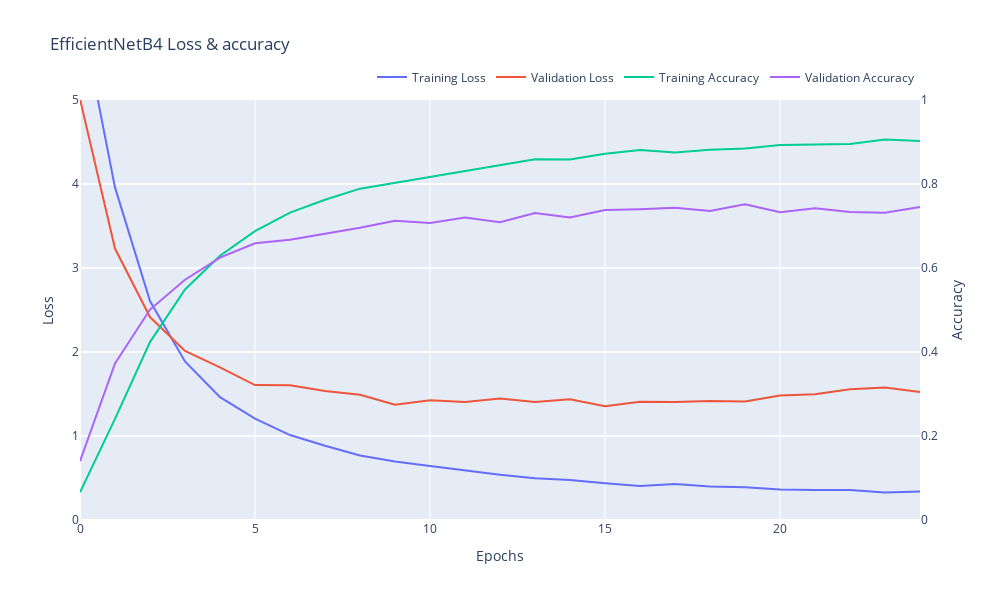

Notebook code for this chart:
### Code cell
import plotly.graph_objects as go
fig = go.Figure()
fig.add_trace(go.Scatter(x=history.epoch, y=history.history['loss'], name="Training Loss"))
fig.add_trace(go.Scatter(x=history.epoch, y=history.history['val_loss'], name="Validation Loss"))
# add accuracy on different y axis
fig.update_layout(yaxis2=dict(overlaying='y', side='right', range=[0, 1], title="Accuracy"))
fig.add_trace(go.Scatter(x=history.epoch, y=history.history['accuracy'], name="Training Accuracy", yaxis="y2"))
fig.add_trace(go.Scatter(x=history.epoch, y=history.history['val_accuracy'], name="Validation Accuracy", yaxis="y2"))
fig.update_layout(title="EfficientNetB4 Loss & accuracy",
                  legend=dict(
                        orientation="h",
                        yanchor="bottom",
                        y=1.02,
                        xanchor="right",
                        x=1
                        ),
                  yaxis=dict(range=[0, 5],title="Loss"),
                  xaxis=dict(title="Epochs")
                  )
fig.update_layout(width=1000, height=600)
fig.show()

### Figure 1 — Plotly figure (JSON) as saved in the notebook; plotly's stock layout.template omitted (floating-point values rounded to 4 significant figures)
{"data": [{"name": "Training Loss", "type": "scatter", "x": [0, 1, 2, 3, 4, 5, 6, 7, 8, 9, 10, 11, 12, 13, 14, 15, 16, 17, 18, 19, 20, 21, 22, 23, 24], "y": [6.085, 3.959, 2.606, 1.888, 1.463, 1.207, 1.011, 0.8832, 0.7683, 0.6962, 0.6432, 0.5872, 0.5376, 0.4971, 0.4776, 0.437, 0.4054, 0.4297, 0.3975, 0.391, 0.3642, 0.3585, 0.3581, 0.3287, 0.3378]}, {"name": "Validation Loss", "type": "scatter", "x": [0, 1, 2, 3, 4, 5, 6, 7, 8, 9, 10, 11, 12, 13, 14, 15, 16, 17, 18, 19, 20, 21, 22, 23, 24], "y": [5.011, 3.231, 2.416, 2.012, 1.817, 1.607, 1.603, 1.537, 1.491, 1.373, 1.426, 1.405, 1.445, 1.405, 1.437, 1.355, 1.409, 1.403, 1.415, 1.411, 1.482, 1.498, 1.556, 1.578, 1.523]}, {"name": "Training Accuracy", "type": "scatter", "x": [0, 1, 2, 3, 4, 5, 6, 7, 8, 9, 10, 11, 12, 13, 14, 15, 16, 17, 18, 19, 20, 21, 22, 23, 24], "y": [0.06594, 0.2408, 0.4236, 0.5488, 0.6292, 0.6876, 0.7318, 0.7623, 0.789, 0.8028, 0.8184, 0.8306, 0.8444, 0.8587, 0.8586, 0.8718, 0.8809, 0.8749, 0.8816, 0.8845, 0.8927, 0.8942, 0.8951, 0.906, 0.9027], "yaxis": "y2"}, {"name": "Validation Accuracy", "type": "scatter", "x": [0, 1, 2, 3, 4, 5, 6, 7, 8, 9, 10, 11, 12, 13, 14, 15, 16, 17, 18, 19, 20, 21, 22, 23, 24], "y": [0.14, 0.3729, 0.5011, 0.572, 0.6246, 0.6587, 0.667, 0.6811, 0.6958, 0.7124, 0.707, 0.7199, 0.7088, 0.7307, 0.7203, 0.7383, 0.7401, 0.7437, 0.7358, 0.752, 0.7329, 0.7423, 0.7336, 0.7318, 0.7451], "yaxis": "y2"}], "layout": {"height": 600, "legend": {"orientation": "h", "x": 1, "xanchor": "right", "y": 1.02, "yanchor": "bottom"}, "title": {"text": "EfficientNetB4 Loss & accuracy"}, "width": 1000, "xaxis": {"title": {"text": "Epochs"}}, "yaxis": {"range": [0, 5], "title": {"text": "Loss"}}, "yaxis2": {"overlaying": "y", "range": [0, 1], "side": "right", "title": {"text": "Accuracy"}}}}
